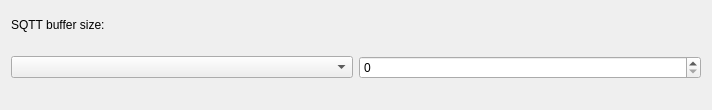
<?xml version="1.0" encoding="UTF-8"?>
<ui version="4.0">
    <class>ProfilingSqtt</class>
    <widget class="QWidget" name="ProfilingSqtt">
        <property name="geometry">
            <rect>
                <x>0</x>
                <y>0</y>
                <width>712</width>
                <height>110</height>
            </rect>
        </property>
        <property name="sizePolicy">
            <sizepolicy hsizetype="Preferred" vsizetype="Fixed">
                <horstretch>0</horstretch>
                <verstretch>0</verstretch>
            </sizepolicy>
        </property>
        <property name="windowTitle">
            <string>Form</string>
        </property>
        <layout class="QVBoxLayout" name="verticalLayout_2">
            <property name="topMargin">
                <number>0</number>
            </property>
            <item>
                <widget class="QLabel" name="label">
                    <property name="sizePolicy">
                        <sizepolicy hsizetype="Preferred" vsizetype="Fixed">
                            <horstretch>0</horstretch>
                            <verstretch>0</verstretch>
                        </sizepolicy>
                    </property>
                    <property name="text">
                        <string>SQTT buffer size:</string>
                    </property>
                </widget>
            </item>
            <item>
                <layout class="QHBoxLayout" name="horizontalLayout">
                    <item>
                        <widget class="RdpComboBox" name="sqtt_buffer_size">
                            <property name="sizePolicy">
                                <sizepolicy hsizetype="Expanding" vsizetype="Fixed">
                                    <horstretch>0</horstretch>
                                    <verstretch>0</verstretch>
                                </sizepolicy>
                            </property>
                        </widget>
                    </item>
                    <item>
                        <widget class="RdpSpinBox" name="sqtt_custom_buffer_size">
                            <property name="sizePolicy">
                                <sizepolicy hsizetype="Expanding" vsizetype="Fixed">
                                    <horstretch>0</horstretch>
                                    <verstretch>0</verstretch>
                                </sizepolicy>
                            </property>
                        </widget>
                    </item>
                </layout>
            </item>
        </layout>
    </widget>
    <customwidgets>
        <customwidget>
            <class>RdpSpinBox</class>
            <extends>QSpinBox</extends>
            <header>common/inc/rdp_spin_box.h</header>
        </customwidget>
        <customwidget>
            <class>RdpComboBox</class>
            <extends>QComboBox</extends>
            <header>common/inc/rdp_combo_box.h</header>
        </customwidget>
    </customwidgets>
    <resources/>
    <connections/>
</ui>
